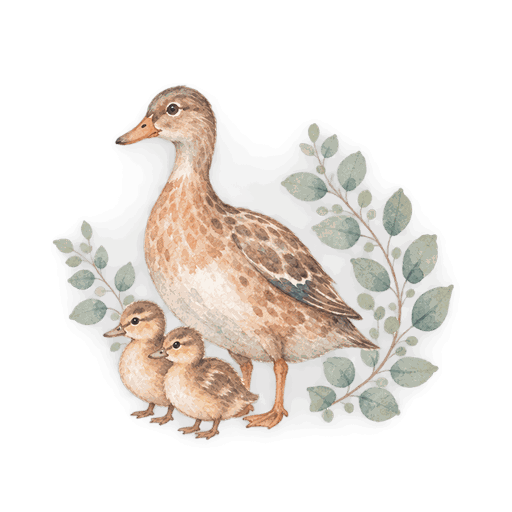
#> input picture docs/design/flagship/step-3b/review/chapter-plate-duck.png, 512 x 512 px, given in place of homepage-desktop.png, which was not available
$ python pack-fidelity.py
#> lines starting #> are read from the running program, lines starting #| are printed output that depends on the picture
# -*- coding: utf-8 -*-
# DESIGN-ONLY / NON-RUNTIME. Builds the precision-fidelity review additions for Git: compressed captures of the
# refreshed homepage and chapter harness, before/after sheets (previous SVG family vs approved watercolour family) at both
# widths, the five-plate comparison against 104D, and the five final plates as quantised 512 px PNGs.
# Usage: python -I pack_fidelity.py [out_dir]
import os, sys, shutil
from PIL import Image, ImageDraw, ImageFont
ROOT = "C:/Users/Administrator/.tsoy-design/flagship-prototypes"
REV = f"{ROOT}/3b/review"; BEFORE = f"{ROOT}/3b/review-before-fidelity"
HF = "C:/Users/Administrator/.tsoy-design/higgsfield-explorations/chapter-illustrations"
OUT = sys.argv[1] if len(sys.argv) > 1 else "C:/Users/Administrator/Desktop/Thestartofyou/docs/design/flagship/step-3b/review"
os.makedirs(OUT, exist_ok=True)
PAPER = (248, 247, 243); INK = (31, 30, 28)
F = ImageFont.truetype("C:/Windows/Fonts/segoeui.ttf", 22)

def save(im, name, q=72, maxw=None, maxh=None):
    im = im.convert("RGB")
    if maxw and im.width > maxw: im = im.resize((maxw, round(im.height * maxw / im.width)), Image.LANCZOS)
    if maxh and im.height > maxh: im = im.crop((0, 0, im.width, maxh))
    im.save(f"{OUT}/{name}", quality=q, optimize=True, progressive=True); return im

def fit(im, w):
    return im.convert("RGB").resize((w, round(im.height * w / im.width)), Image.LANCZOS)

# 1. refreshed captures
for name, maxw, maxh in [("homepage-desktop", 960, 5400), ("homepage-mobile", None, 7000), ("homepage-chapters-desktop", 960, None),
                         ("homepage-chapters-mobile", None, None), ("chapter-illustrations-desktop", 1200, None)]:
    save(Image.open(f"{REV}/{name}.png"), f"{name}.jpg", maxw=maxw, maxh=maxh)
#> in save, `im = im.convert("RGB")`:
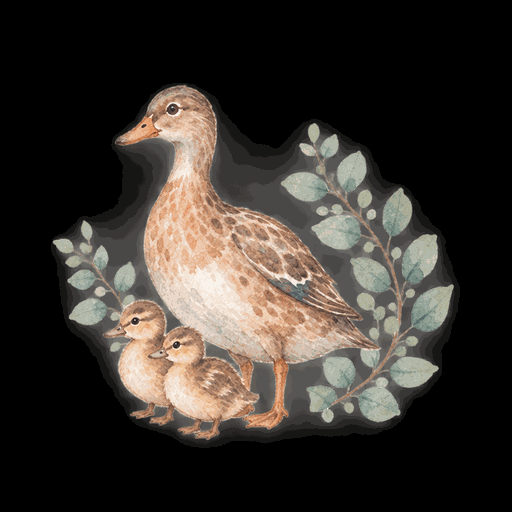
#> im: PIL image 512x512 RGB; mean R, G, B 56.3, 50.7, 45.3
#> pass 2 of the loop `for name, maxw, maxh in [("homepage-desktop", 960, 5400), ("homepage-m..`:
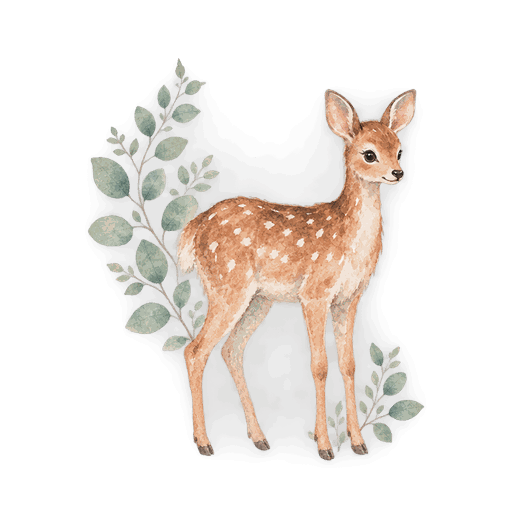
#> input picture docs/design/flagship/step-3b/review/chapter-plate-fawn.png, 512 x 512 px, given in place of homepage-mobile.png, which was not available
#> in save (call 2), `im = im.convert("RGB")`:
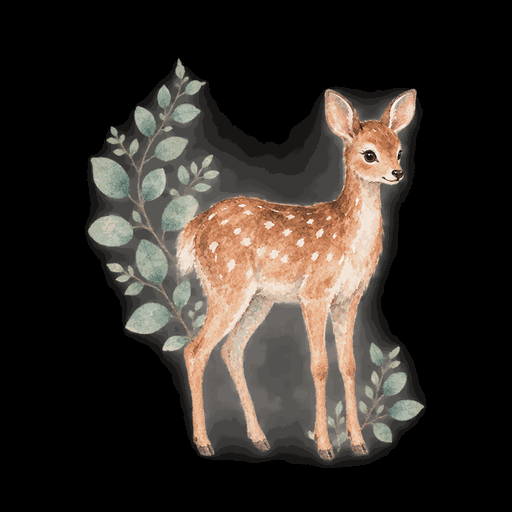
#> im: PIL image 512x512 RGB; mean R, G, B 50.8, 44.6, 39.4
#> (the run stopped early here; a loop or call above may not have finished)
